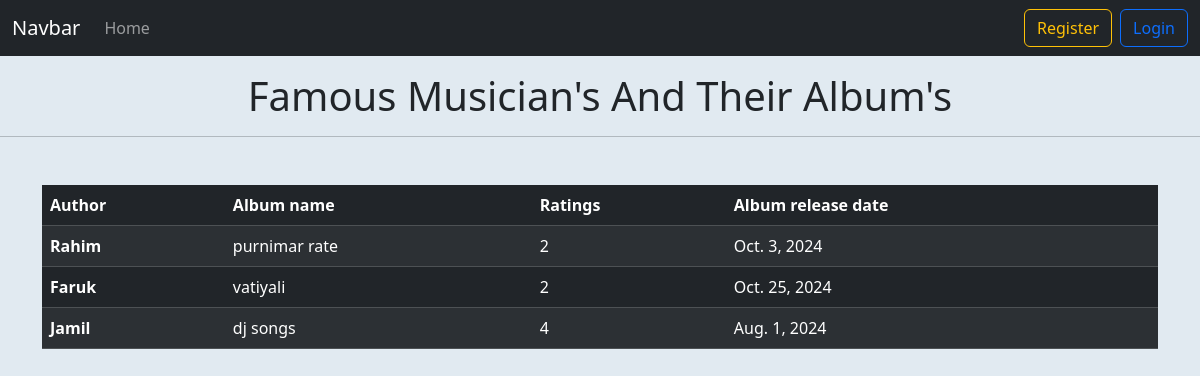
The page / on the database its author committed.
### Album/models.py (models this page shows, shortened)
class AlbumModel(models.Model):
    Album_name = models.CharField(max_length=50)
    Album_release_date = models.DateField()
    CHOICES = [('1',1),('2',2),('3',3),('4',4),('5',5)]
    Ratings = models.CharField(
        max_length=10,
        choices=CHOICES,
        default='3'
    )
    Author = models.ForeignKey(MusicianModel,on_delete=models.CASCADE)

### Musician/models.py (models this page shows, shortened)
class MusicianModel(models.Model):
    First_name = models.CharField(max_length=50)
    Last_name = models.CharField(max_length=50)
    Email = models.EmailField()
    Phone = models.CharField(max_length=11)
    Instrument_type = models.CharField(max_length=30)

### Album/views.py (the view)
# urls.py: path('',views.home,name='homepage'),
def home(request):
    data = AlbumModel.objects.all()
    return render(request,'home.html',{'data':data})

### templates/home.html (shortened to what this page needs)
{% extends 'base.html' %} {% block content %}
<h1 class="text-center m-3">Famous Musician's And Their Album's</h1>
<hr />
<div class="container mt-5">
  <table class="table table-dark table-striped">
    <thead>
      <tr>
        <th scope="col">Author</th>
        <th scope="col">Album name</th>
        <th scope="col">Ratings</th>
        <th scope="col">Album release date</th>
      </tr>
    </thead>
    <tbody>
      {% for d in data.all %}
      <tr>
        {% if user.is_authenticated %}
        <th scope="row">
          <a class="text-white" href="{% url 'edit_musician' d.Author.id %}"
            >{{d.Author.First_name}}</a
          >
        </th>
        {% else %}
        <th scope="row">{{d.Author.First_name}}</th>
        {% endif %}
        <td>{{d.Album_name}}</td>
        <td>{{d.Ratings}}</td>
        <td>{{d.Album_release_date}}</td>
      </tr>
      {% endfor %}
    </tbody>
  </table>
</div>
{% endblock %}

### templates/base.html (shortened to what this page needs)
<!DOCTYPE html>
<html lang="en">
  <head>
    <link
      href="https://cdn.jsdelivr.net/npm/bootstrap@5.3.3/dist/css/bootstrap.min.css"
      rel="stylesheet"
    />
  </head>
  <body style="background-color: rgb(225, 234, 241);">
    <nav class="navbar navbar-expand-lg navbar-dark bg-dark">
      <div class="container-fluid">
        <a class="navbar-brand" href="#">Navbar</a>
        <div class="collapse navbar-collapse" id="navbarSupportedContent">
          <ul class="navbar-nav me-auto mb-2 mb-lg-0">
            <li class="nav-item">
              <a class="nav-link " aria-current="page" href="{% url 'homepage' %}"
                >Home</a
              >
            </li>
          </ul>
          <div class="d-flex">
            {% if user.is_authenticated %}
            <a href="{% url 'logout_page' %}" class="btn btn-outline-danger"">
              Logout
            </a>
            {% else %}
            <a href="{% url 'register' %}" class="btn btn-outline-warning mx-2"">
                Register
              </a>
              <a href="{% url 'login' %}" class="btn btn-outline-primary"">
                Login
              </a>
              {% endif %}
          </div>
        </div>
      </div>
    </nav>
    {% block content %} {% endblock %}
  </body>
</html>

### rows shown on the page
AlbumModel: Author.First_name "Rahim", Album_name "purnimar rate", Ratings "2", Album_release_date "Oct. 3, 2024"
AlbumModel: Author.First_name "Faruk", Album_name "vatiyali", Ratings "2", Album_release_date "Oct. 25, 2024"
AlbumModel: Author.First_name "Jamil", Album_name "dj songs", Ratings "4", Album_release_date "Aug. 1, 2024"
